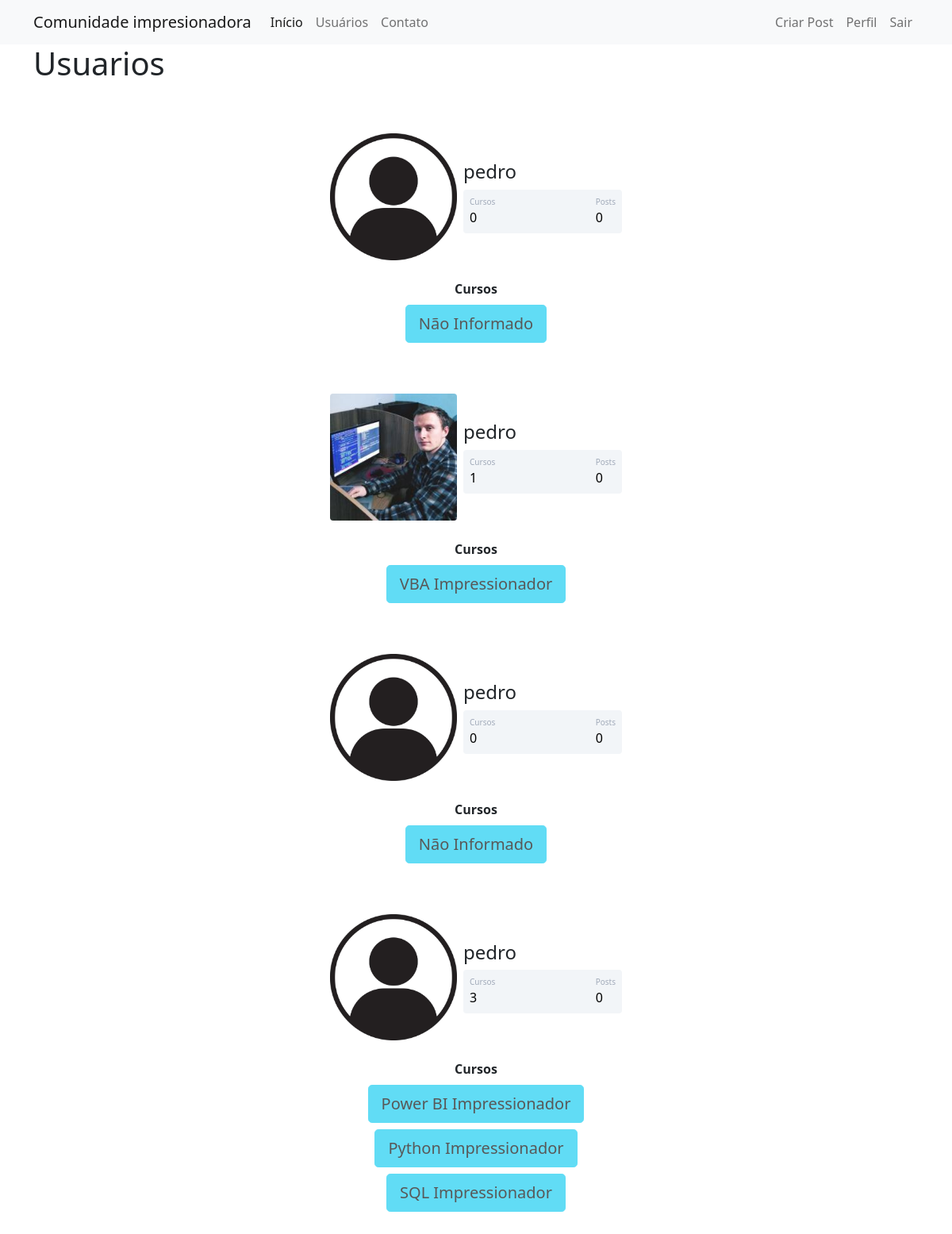
The app's page /usuarios (signed in) with its own data.
### comunidadeimpressionadora/models.py (models this page shows)
class Usuario(database.Model, UserMixin):
    id = database.Column(database.Integer, primary_key=True)
    username = database.Column(database.String, nullable=False)
    email = database.Column(database.String, nullable=False, unique=True)
    senha = database.Column(database.String, nullable=False)
    foto_perfil = database.Column(database.String, default='default.jpg')
    posts = database.relationship('Post', backref='autor', lazy=True)
    cursos = database.Column(database.String, nullable=False, default='Não Informado')

### comunidadeimpressionadora/routes.py (the view)
@app.route("/usuarios")
@login_required
def usuarios():
    lista_usuarios = Usuario.query.all()
    return render_template('usuarios.html', lista_usuarios=lista_usuarios)

### comunidadeimpressionadora/models.py (called while the page is built)
@login_manager.user_loader
def load_usuario(id_usuario):
    return Usuario.query.get(int(id_usuario))

### comunidadeimpressionadora/templates/usuarios.html (shortened to what this page needs)
{% extends 'base.html' %}
{% block body %}
    <div class="container">
        <h1>Usuarios</h1>
        {% for usuario in lista_usuarios %}
            <div class="container mt-5 d-flex justify-content-center">
                <div class="card p-3">
                    <div class="d-flex align-items-center">
                        <div class="image pe-2">
                            <img src="{{ url_for("static", filename="fotos_perfil/{}".format(usuario.foto_perfil)) }}" class="rounded" width="160" >
                        </div>
                    <div class="ml-3 w-100">
                    <h4 class="mb-0 mt-0">{{ usuario.username }}</h4>
                    <div class="p-2 mt-2 bg-primary d-flex justify-content-between rounded text-white stats">
                        {% if usuario.cursos == 'Não Informado' %}
                            <div class="d-flex flex-column">
                                <span class="articles">Cursos</span>
                                <span class="number1">0</span>
                            </div>
                        {% else %}
                            <div class="d-flex flex-column">
                                <span class="articles">Cursos</span>
                                <span class="number1">{{ usuario.cursos.count(';') + 1 }}</span>
                            </div>
                        {% endif %}
                        <div class="d-flex flex-column">
                            <span class="followers">Posts</span>
                            <span class="number2">0</span>
                        </div>
                    </div>
                    </div>
                    </div>
                </div>
            </div>
            <div class="row justify-content-center">
                <div class="col col-4 mt-2" style="text-align: center;">
                    <strong> Cursos </strong><br>
                    {% for curso in usuario.cursos.split(';') %}
                        <button type="button" class="btn btn-lg btn-info mt-2" disabled>{{ curso }}</button>
                    {% endfor %}
                </div>
            </div>
        {% endfor %}
    </div>
{% endblock %}

### comunidadeimpressionadora/templates/base.html (shortened to what this page needs)
<!DOCTYPE html>
<html lang="en">
<head>
    <link href="https://cdn.jsdelivr.net/npm/bootstrap@5.0.2/dist/css/bootstrap.min.css" rel="stylesheet">
    <link rel="stylesheet" type="text/css" href="{{url_for('static', filename='main.css')}}"
    {% block head %}
    {% endblock  %}
</head>
<body class="bg-white">
    {% include  'navbar.html' %}
    {% block body  %}
    {% endblock %}
</body>
</html>

### comunidadeimpressionadora/templates/navbar.html (shortened to what this page needs)
<nav class="navbar navbar-expand-lg navbar-light bg-light">
    <div class="container-fluid container">
    <a class="navbar-brand" href="{{ url_for('home') }}">Comunidade impresionadora</a>
    <div class="collapse navbar-collapse" id="navbarSupportedContent">
        <ul class="navbar-nav me-auto mb-2 mb-lg-0">
        <li class="nav-item">
            <a class="nav-link active" aria-current="page" href="{{ url_for('home') }}">Início</a>
        </li>
        <li class="nav-item">
            <a class="nav-link" href="{{ url_for('usuarios') }}">Usuários</a>
        </li>
        <li class="nav-item">
            <a class="nav-link" href="{{ url_for('contatos') }}">Contato</a>
        </li>
        </ul>
        <ul class="navbar-nav">
            {% if current_user.is_authenticated %}
                <li class="nav-item">
                    <a class="nav-link" href="{{ url_for('criar_post') }}">Criar Post</a>
                </li>
                <li class="nav-item">
                    <a class="nav-link" href="{{ url_for('perfil') }}">Perfil</a>
                </li>
                <li class="nav-item">
                    <a class="nav-link" href="{{ url_for('sair') }}">Sair</a>
                </li>
            {% endif %}
        </ul>
    </div>
    </div>
</nav>

### comunidadeimpressionadora/static/main.css (style rules this page uses)
.card { width: 400px; border: none; border-radius: 10px; background-color: #fff; }
.stats { background: #f2f5f8 !important; color: #000 !important; }
.articles { font-size:10px; color: #a1aab9; }
.number1 { font-weight:500; }
.followers { font-size:10px; color: #a1aab9; }
.number2 { font-weight:500; }

### records on screen
Usuario: foto_perfil (placeholder picture), username "pedro", shows "Cursos", cursos "Não Informado"
Usuario: foto_perfil (picture), username "pedro", cursos "1", cursos "VBA Impressionador"
Usuario: foto_perfil (placeholder picture), username "pedro", shows "Cursos", cursos "Não Informado"
Usuario: foto_perfil (placeholder picture), username "pedro", cursos "3", curso "Power BI Impressionador" "Python Impressionador" "SQL Impressionador"
